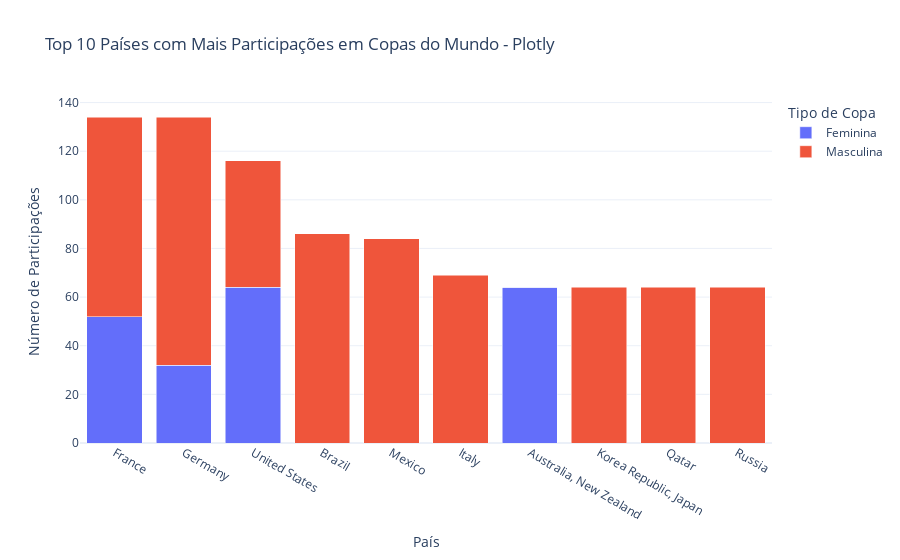

Notebook source saved alongside this figure:
### Code cell
#### solução com plotly
fig = px.bar(top_10_melted, x='país_sede', y='Participações', color='Tipo de Copa', barmode='stack',
             title='Top 10 Países com Mais Participações em Copas do Mundo - Plotly')
fig.update_layout(xaxis_title='País', yaxis_title='Número de Participações')
fig.show()

### Figure 1 — Plotly figure (JSON) as saved in the notebook; plotly's stock layout.template omitted (floating-point values rounded to 4 significant figures)
{"data": [{"alignmentgroup": "True", "hovertemplate": "Tipo de Copa=Feminina<br>país_sede=%{x}<br>Participações=%{y}<extra></extra>", "legendgroup": "Feminina", "marker": {"color": "#636efa", "pattern": {"shape": ""}}, "name": "Feminina", "offsetgroup": "Feminina", "orientation": "v", "showlegend": true, "textposition": "auto", "type": "bar", "x": ["France", "Germany", "United States", "Brazil", "Mexico", "Italy", "Australia, New Zealand", "Korea Republic, Japan", "Qatar", "Russia"], "xaxis": "x", "y": [52, 32, 64, 0, 0, 0, 64, 0, 0, 0], "yaxis": "y"}, {"alignmentgroup": "True", "hovertemplate": "Tipo de Copa=Masculina<br>país_sede=%{x}<br>Participações=%{y}<extra></extra>", "legendgroup": "Masculina", "marker": {"color": "#EF553B", "pattern": {"shape": ""}}, "name": "Masculina", "offsetgroup": "Masculina", "orientation": "v", "showlegend": true, "textposition": "auto", "type": "bar", "x": ["France", "Germany", "United States", "Brazil", "Mexico", "Italy", "Australia, New Zealand", "Korea Republic, Japan", "Qatar", "Russia"], "xaxis": "x", "y": [82, 102, 52, 86, 84, 69, 0, 64, 64, 64], "yaxis": "y"}], "layout": {"barmode": "stack", "legend": {"title": {"text": "Tipo de Copa"}, "tracegroupgap": 0}, "title": {"text": "Top 10 Países com Mais Participações em Copas do Mundo - Plotly"}, "xaxis": {"anchor": "y", "domain": [0, 1], "title": {"text": "País"}}, "yaxis": {"anchor": "x", "domain": [0, 1], "title": {"text": "Número de Participações"}}}}
